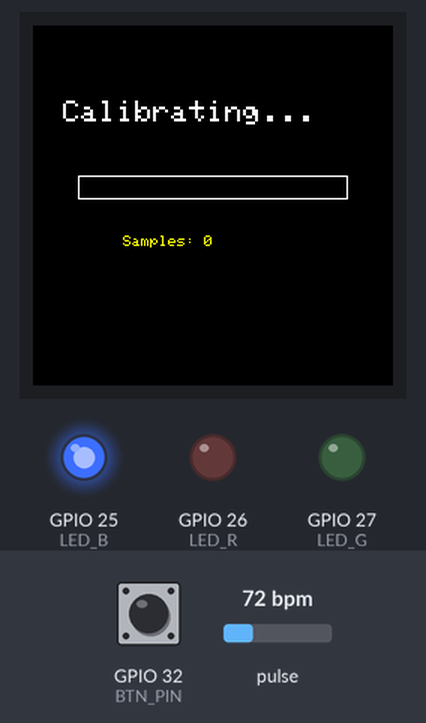
Simulated run of this program. Board: ESP32. Shown: 240×240 colour display, output pins drawn as LEDs (lit = HIGH). Inputs (shaded band) come from the test bench; at power-on: pulse 72 bpm, GPIO 32 (BTN_PIN) HIGH. WiFi joins after 1.5 s; servers stay silent unless stated; EEPROM starts erased; no MQTT or app messages arrive unless stated; what the program prints to the serial monitor is not drawn.

Above: at 6.1 s.
6.2 s: pulse set to 100 bpm
At 8.92 s:
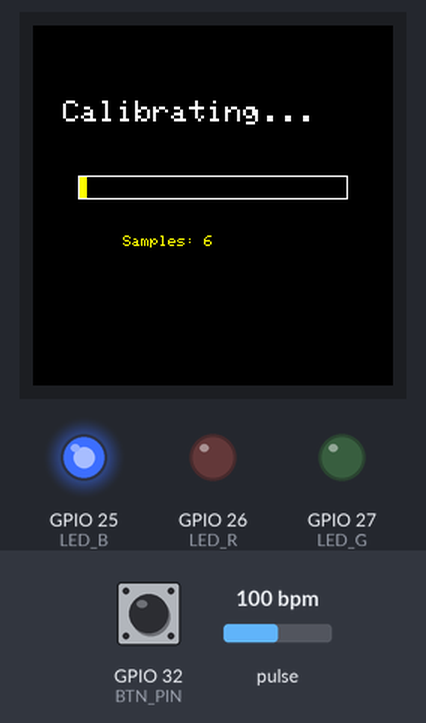
9.2 s: pulse set to 130 bpm
At 9.66 s:
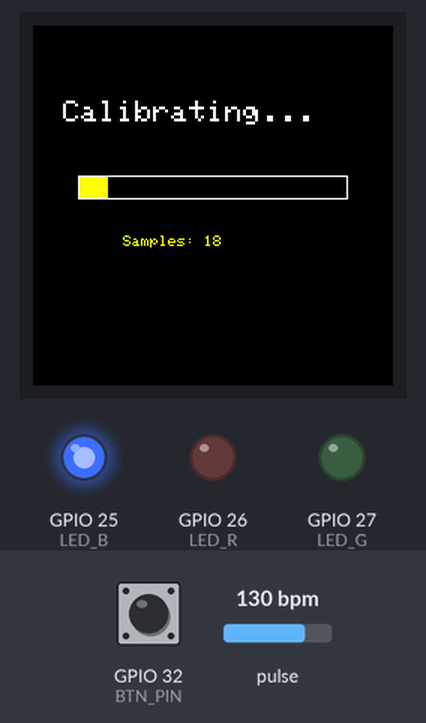
12.2 s: pulse set to 70 bpm
15.2 s: pulse set to 158 bpm
At 16.4 s:
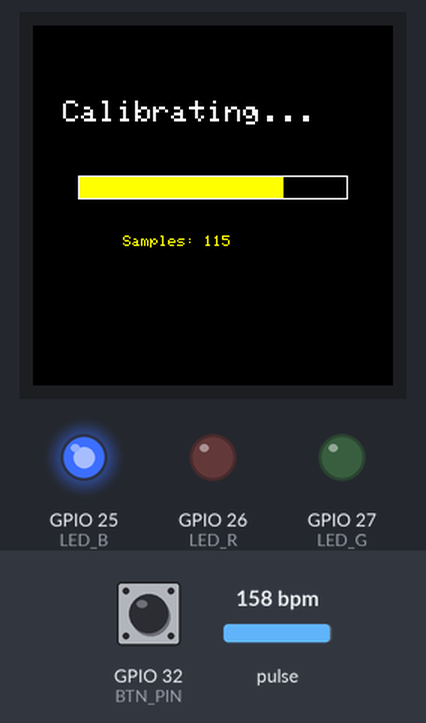
18.2 s: GPIO 32 (BTN_PIN) pulled LOW for 3.2 s
At 27.9 s:
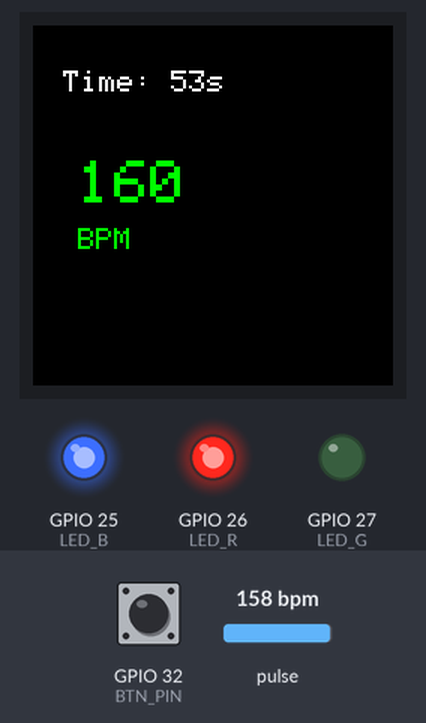
28.0 s: pulse set to 42 bpm
At 30.9 s:
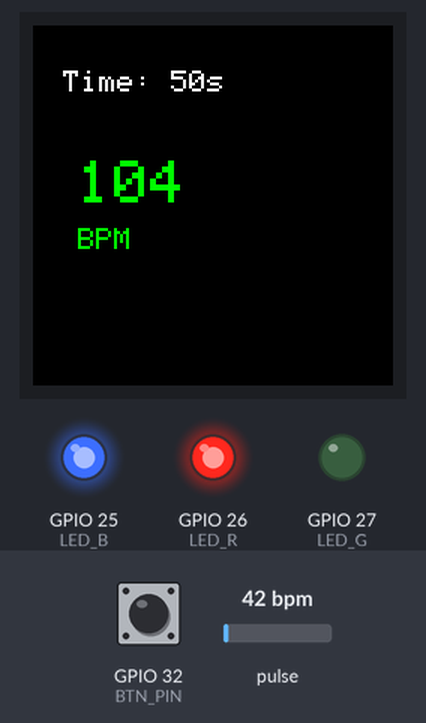
Timing chart, 0 to 32.0 s (numbered marks = the images above; inputs shaded):
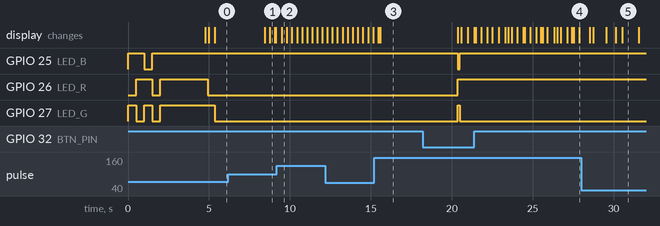

Measured:
- after the input at 6.2 s, the display: first changes after 2.3 s (image 1 shows a later state)
- after the input at 18.2 s, the display: first differs from a run without the input after 2.4 s (image 4 shows a later state)

The program:

main.cpp
```cpp
#include <Wire.h>
#include <WiFi.h>
#include <PubSubClient.h>
#include <HTTPClient.h>
#include <Preferences.h>
#include "MAX30105.h"
#include "display.h"
MAX30105 particleSensor;

double avered    = 0;
double aveir     = 0;
double sumirrms  = 0;
double sumredrms = 0;
int    i         = 0;
int    Num       = 100;
int    Temperature;
int    temp;
float  ESpO2;
double FSpO2     = 0.7;
double frate     = 0.95;

unsigned long lastBeatTime = 0;
int    bpm       = 0;
float  irPrevAC  = 0;
#define TIMETOBOOT 3000
#define SCALE      88.0
#define SAMPLING   100
#define FINGER_ON_HIGH   30000
#define FINGER_ON_LOW    25000
#define FINGER_DEBOUNCE_MS 300
#define BPM_SMOOTH_ALPHA 0.3f
#define USEFIFO
#define LED_R      26
#define LED_G      27
#define LED_B      25
#define BTN_PIN    32

#define WIFI_SSID   "iotioto"
#define WIFI_PASS   "lmnopqrs"

#define TB_SERVER   "10.40.0.196"
#define TB_PORT     1883
#define TB_TOKEN    "FSxe5xcjroWmyKuCSHCG"

#define LB_URL      "http://10.40.0.196:8081/api/score"

#define WIFI_TIMEOUT    15000
#define WIFI_CHECK_INT  5000
#define MQTT_PUB_INT    100
#define MQTT_LOOP_INT   50
#define HTTP_TIMEOUT    2000

State state = IDLE;

unsigned long stateEntryTime = 0;
unsigned long lastFlashToggle = 0;
bool flashLedOn = false;

double calSum = 0;
int calCount = 0;
double calAvg = 0;
unsigned long calculateStartTime = 0;
double delta = 0;
int smoothedBpm = 0;

unsigned long btnDebounceStart = 0;
bool btnDebounceActive = false;
unsigned long fingerDebounceStart = 0;
bool fingerDebounceActive = false;

bool fingerOn = false;
bool fingerOnPrev = false;

static const char* stateNames[] = { "IDLE", "CALIBRATE", "READY", "CALCULATE", "FINISHED", "FAIL" };

String deviceId;

WiFiClient wifiClient;
PubSubClient mqttClient(wifiClient);

unsigned long lastWifiCheck = 0;
unsigned long lastMqttPublish = 0;
unsigned long lastMqttLoop = 0;

void setLED(bool r, bool g, bool b) {
    digitalWrite(LED_R, r ? LOW : HIGH);
    digitalWrite(LED_G, g ? LOW : HIGH);
    digitalWrite(LED_B, b ? LOW : HIGH);
}

void transitionTo(State newState) {
    state = newState;
    stateEntryTime = millis();
    lastFlashToggle = 0;
    flashLedOn = false;
    btnDebounceActive = false;

    if (newState == CALIBRATE) {
        calSum = 0;
        calCount = 0;
    }
    if (newState == CALCULATE) {
        calculateStartTime = stateEntryTime;
        smoothedBpm = 0;
    }
    if (newState == FINISHED) {
        btnDebounceActive = false;
        String payload = "{\"device_id\":\"" + deviceId +
                         "\",\"bpm\":" + String(smoothedBpm) +
                         ",\"delta\":" + String(delta) +
                         ",\"spo2\":" + String(ESpO2) +
                         ",\"cal_avg\":" + String(calAvg) +
                         ",\"ts\":" + String(millis()) + "}";
        HTTPClient http;
        http.setTimeout(HTTP_TIMEOUT);
        http.begin(LB_URL);
        http.addHeader("Content-Type", "application/json");
        int httpCode = http.POST(payload);
        if (httpCode > 0) {
            Serial.print("Leaderboard POST: ");
            Serial.println(httpCode);
        } else {
            Serial.print("Leaderboard POST failed: ");
            Serial.println(http.errorToString(httpCode).c_str());
        }
        Serial.print("Delta: ");
        Serial.println(delta);
        http.end();
    }

    Preferences prefs;
    prefs.begin("nuptse", false);
    if (newState == IDLE || newState == FINISHED) {
        prefs.putBool("active", false);
        prefs.putInt("savedState", IDLE);
    } else {
        prefs.putBool("active", true);
        prefs.putInt("savedState", (int)newState);
    }
    prefs.end();
}

void checkBackendConnectivity() {
    if (WiFi.status() != WL_CONNECTED) {
        Serial.println("Backend check skipped — WiFi not connected");
        return;
    }
    Serial.print("Checking leaderboard backend at http://10.40.0.196:8081/api/leaderboard");
    Serial.println();
    HTTPClient http;
    http.setTimeout(HTTP_TIMEOUT);
    http.begin("http://10.40.0.196:8081/api/leaderboard");
    int httpCode = http.GET();
    if (httpCode > 0) {
        Serial.print("Leaderboard backend reachable, HTTP ");
        Serial.println(httpCode);
    } else {
        Serial.print("Leaderboard backend unreachable: ");
        Serial.println(http.errorToString(httpCode).c_str());
    }
    http.end();
}

void reportInterruptedSession() {
    Preferences prefs;
    prefs.begin("nuptse", true);
    bool wasActive = prefs.getBool("active", false);
    int lastSaved = prefs.getInt("savedState", IDLE);
    prefs.end();

    if (wasActive && lastSaved != IDLE && lastSaved != FINISHED) {
        Serial.println("Interrupted session detected, reporting to leaderboard...");
        String payload = "{\"device_id\":\"" + deviceId +
                         "\",\"bpm\":0,\"delta\":0,\"spo2\":0,\"cal_avg\":0" +
                         ",\"ts\":" + String(millis()) +
                         ",\"interrupted\":true}";
        HTTPClient http;
        http.setTimeout(HTTP_TIMEOUT);
        http.begin(LB_URL);
        http.addHeader("Content-Type", "application/json");
        int httpCode = http.POST(payload);
        if (httpCode > 0) {
            Serial.print("Interrupted session POST: ");
            Serial.println(httpCode);
        } else {
            Serial.print("Interrupted session POST failed: ");
            Serial.println(http.errorToString(httpCode).c_str());
        }
        http.end();
    } else {
        Serial.println("No interrupted session found");
    }

    prefs.begin("nuptse", false);
    prefs.putBool("active", false);
    prefs.putInt("savedState", IDLE);
    prefs.end();
}

void setup()
{
  Serial.begin(115200);
  Serial.setDebugOutput(true);
  Serial.println();

  pinMode(LED_R, OUTPUT);
  pinMode(LED_G, OUTPUT);
  pinMode(LED_B, OUTPUT);
  pinMode(BTN_PIN, INPUT_PULLUP);
  setLED(0, 0, 0);

  Serial.println("Running...");
  Serial.println("LED test: R");
  setLED(1, 0, 0); delay(500);
  Serial.println("LED test: G");
  setLED(0, 1, 0); delay(500);
  Serial.println("LED test: B");
  setLED(0, 0, 1); delay(500);
  Serial.println("LED test: Y");
  setLED(1, 1, 0); delay(500);
  setLED(0, 0, 0);
  delay(1000);

  uint64_t chipid = ESP.getEfuseMac();
  deviceId = String("NUPTSE-") + String((uint16_t)(chipid >> 32), HEX) + String((uint32_t)chipid, HEX);
  deviceId.toUpperCase();
  Serial.print("Device ID: "); Serial.println(deviceId);

  Serial.print("Connecting to WiFi ");
  Serial.print(WIFI_SSID);
  WiFi.begin(WIFI_SSID, WIFI_PASS);
  unsigned long wifiStart = millis();
  while (WiFi.status() != WL_CONNECTED && millis() - wifiStart < WIFI_TIMEOUT) {
    delay(500);
    Serial.print(".");
  }
  if (WiFi.status() == WL_CONNECTED) {
    Serial.println();
    Serial.print("WiFi connected, IP: "); Serial.println(WiFi.localIP());
    checkBackendConnectivity();
    reportInterruptedSession();
    mqttClient.setServer(TB_SERVER, TB_PORT);
    if (mqttClient.connect(deviceId.c_str(), TB_TOKEN, NULL)) {
      Serial.println("MQTT connected");
    } else {
      Serial.print("MQTT connect failed, rc="); Serial.println(mqttClient.state());
    }
  } else {
    Serial.println();
    Serial.println("WiFi failed — running offline");
  }

  while (!particleSensor.begin(Wire, I2C_SPEED_FAST))
  {
    Serial.println("MAX30102 was not found. Please check wiring/power/solder jumper at MH-ET LIVE MAX30102 board. ");
  }

  byte ledBrightness = 0x7F;
  byte sampleAverage = 4;
  byte ledMode       = 2;
  int sampleRate     = 200;
  int pulseWidth     = 411;
  int adcRange       = 16384;

  particleSensor.setup(ledBrightness, sampleAverage, ledMode, sampleRate, pulseWidth, adcRange);
  particleSensor.enableDIETEMPRDY();

  initDisplay();
  transitionTo(IDLE);
}

void loop()
{
  static uint32_t ir = 0, red = 0;
  double fred, fir;
  double SpO2 = 0;
  particleSensor.check();

  while (particleSensor.available()) {
    red = particleSensor.getFIFORed();
    ir  = particleSensor.getFIFOIR();

    i++;
    fred = (double)red;
    fir  = (double)ir;
    avered = avered * frate + (double)red * (1.0 - frate);
    aveir = aveir * frate + (double)ir * (1.0 - frate);
    sumredrms += (fred - avered) * (fred - avered);
    sumirrms += (fir - aveir) * (fir - aveir);

    double irAC = fir - aveir;
    if (irPrevAC < 0 && irAC >= 0) {
      unsigned long now = millis();
      if (lastBeatTime != 0) {
        unsigned long interval = now - lastBeatTime;
        if (interval >= 300) {
          bpm = (interval > 0) ? (60000.0 / interval) : 0;
          if (smoothedBpm == 0) smoothedBpm = bpm;
          else smoothedBpm = (int)((1.0 - BPM_SMOOTH_ALPHA) * smoothedBpm + BPM_SMOOTH_ALPHA * bpm);
        }
      }
      lastBeatTime = now;
    }
    irPrevAC = (float)irAC;

    if ((i % SAMPLING) == 0) {
      if (millis() > TIMETOBOOT) {
        float ir_forGraph = (2.0 * fir - aveir) / aveir * SCALE;
        float red_forGraph = (2.0 * fred - avered) / avered * SCALE;
        if (ir_forGraph > 100.0) ir_forGraph = 100.0;
        if (ir_forGraph < 80.0) ir_forGraph = 80.0;
        if (red_forGraph > 100.0) red_forGraph = 100.0;
        if (red_forGraph < 80.0) red_forGraph = 80.0;

        Serial.print("["); Serial.print(stateNames[state]); Serial.print("] ");
        Serial.print("Red: "); Serial.print(red); Serial.print(","); Serial.print("Infrared: "); Serial.print(ir); Serial.print(".    ");
        Serial.print("BPM = "); Serial.print(bpm);

        if (state == IDLE) {
          Serial.print("    No finger");
        } else if (state == CALIBRATE) {
          Serial.print("    Calibrating... count: "); Serial.print(calCount);
        } else if (state == READY) {
          Serial.print("    Ready");
        } else if (state == CALCULATE) {
          unsigned long elapsed = (millis() - calculateStartTime) / 1000;
          if (elapsed < 60) {
            Serial.print("    Time: "); Serial.print(60 - elapsed); Serial.print("s");
          }
        } else if (state == FINISHED) {
          Serial.print("    Delta: "); Serial.print(delta); Serial.print(" bpm");
        } else if (state == FAIL_STATE) {
          Serial.print("    Fail");
        }
        Serial.println();
      }
    }

    if ((i % Num) == 0) {
      double R = (sqrt(sumredrms) / avered) / (sqrt(sumirrms) / aveir);
      SpO2 = -23.3 * (R - 0.4) + 100;
      ESpO2 = FSpO2 * ESpO2 + (1.0 - FSpO2) * SpO2;
      sumredrms = 0.0; sumirrms = 0.0; i = 0;
      break;
    }
    particleSensor.nextSample();
  }

  unsigned long now = millis();

  bool fingerRaw;
  if (ir > FINGER_ON_HIGH) fingerRaw = true;
  else if (ir < FINGER_ON_LOW) fingerRaw = false;
  else fingerRaw = fingerOn;

  if (fingerRaw != fingerOn) {
    if (!fingerDebounceActive) {
      fingerDebounceActive = true;
      fingerDebounceStart = now;
    } else if (now - fingerDebounceStart >= FINGER_DEBOUNCE_MS) {
      fingerOn = fingerRaw;
      fingerDebounceActive = false;
    }
  } else {
    fingerDebounceActive = false;
  }

  bool fingerRising = fingerOn && !fingerOnPrev;
  bool fingerFalling = !fingerOn && fingerOnPrev;
  fingerOnPrev = fingerOn;

  bool btnReading = (digitalRead(BTN_PIN) == LOW);
  bool btnClicked = false;

  if (btnReading) {
    if (!btnDebounceActive) {
      btnDebounceActive = true;
      btnDebounceStart = now;
    } else if (now - btnDebounceStart >= 50) {
      btnClicked = true;
      btnDebounceActive = false;
    }
  } else {
    btnDebounceActive = false;
  }

  switch (state) {
    case IDLE:
      setLED(1, 0, 0);
      if (fingerRising) {
        transitionTo(CALIBRATE);
      }
      break;

    case CALIBRATE:
      setLED(1, 1, 0);
      if (bpm >= 30 && bpm <= 150) {
        calSum += bpm;
        calCount++;
      }
      if (now - stateEntryTime >= 15000) {
        calAvg = (calCount > 0) ? calSum / calCount : 0;
        transitionTo(READY);
      }
      if (fingerFalling) {
        transitionTo(FAIL_STATE);
      }
      break;

    case READY:
      setLED(0, 0, 1);
      if (btnClicked && fingerOn) {
        transitionTo(CALCULATE);
      }
      if (fingerFalling) {
        transitionTo(FAIL_STATE);
      }
      break;

    case CALCULATE:
      setLED(0, 1, 0);
      if (now - stateEntryTime >= 60000) {
        delta = smoothedBpm - calAvg;
        transitionTo(FINISHED);
      }
      if (fingerFalling) {
        transitionTo(FAIL_STATE);
      }
      break;

    case FINISHED:
      if (now - stateEntryTime < 5000) {
        if (now - lastFlashToggle >= 500) {
          flashLedOn = !flashLedOn;
          lastFlashToggle = now;
          setLED(0, flashLedOn, 0);
        }
      } else if (btnClicked) {
        transitionTo(IDLE);
      }
      break;

    case FAIL_STATE:
      if (now - stateEntryTime < 2000) {
        if (now - lastFlashToggle >= 250) {
          flashLedOn = !flashLedOn;
          lastFlashToggle = now;
          setLED(flashLedOn, 0, 0);
        }
      } else {
        transitionTo(IDLE);
      }
      break;
  }

  updateDisplay(state, smoothedBpm, delta, calculateStartTime, calCount);

  if (millis() - lastWifiCheck >= WIFI_CHECK_INT) {
    lastWifiCheck = millis();
    if (WiFi.status() != WL_CONNECTED) {
      WiFi.reconnect();
    }
  }

  if (mqttClient.connected()) {
    if (millis() - lastMqttLoop >= MQTT_LOOP_INT) {
      lastMqttLoop = millis();
      mqttClient.loop();
    }
    if (millis() - lastMqttPublish >= MQTT_PUB_INT) {
      lastMqttPublish = millis();
      String payload = "{\"bpm\":" + String(smoothedBpm) +
                       ",\"spo2\":" + String(ESpO2) +
                       ",\"state\":\"" + String(stateNames[state]) + "\"}";
      mqttClient.publish("v1/devices/me/telemetry", payload.c_str());
    }
  }
}
```

display.h
```cpp
#ifndef DISPLAY_H
#define DISPLAY_H

#include <Arduino_GFX_Library.h>

enum State { IDLE, CALIBRATE, READY, CALCULATE, FINISHED, FAIL_STATE };

extern Arduino_GFX *gfx;

void initDisplay();
void updateDisplay(State state, int bpm, double delta, unsigned long calcStart, int calCount);

#endif
```

Source omitted: display.cpp (4603 bytes)
